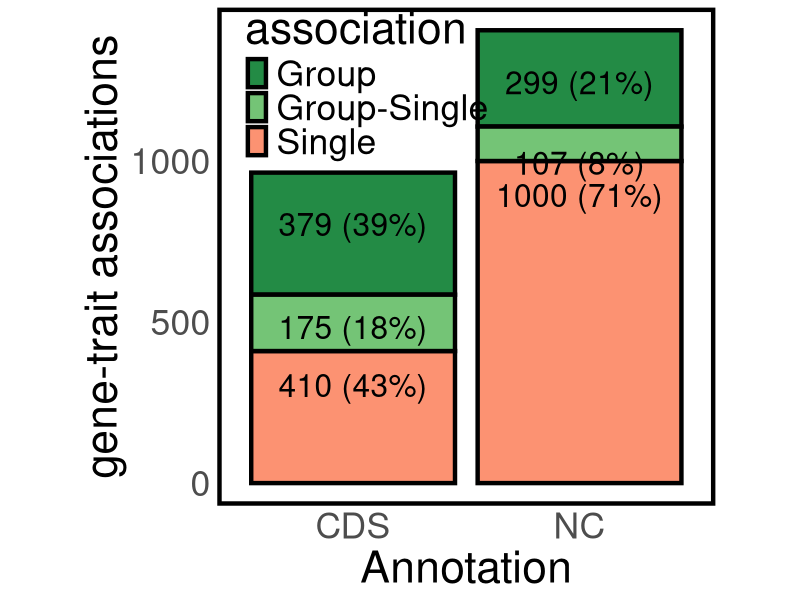
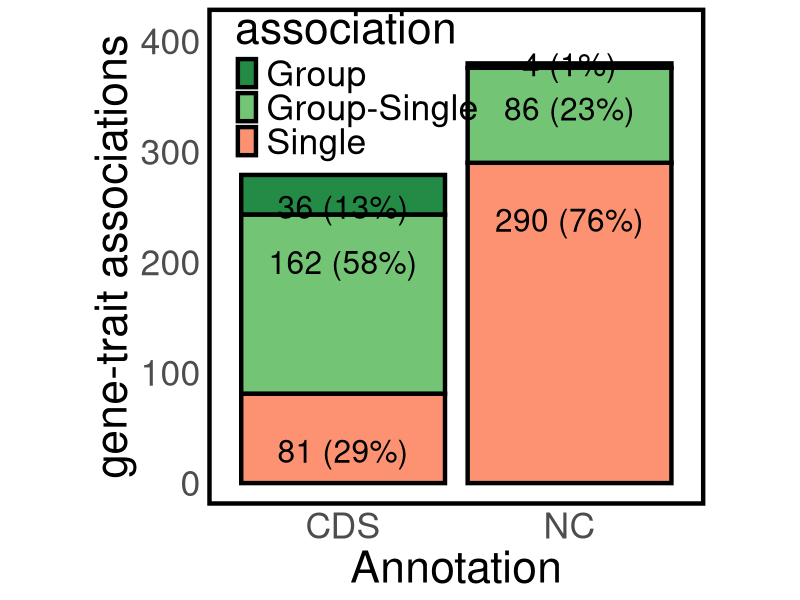

These figures' R source, in order:

library(data.table)
library(ggplot2)

fdr5Data = data.table(values = c(1000,406-107,107,410,554-175,175), annotation = c("NC","NC","NC","CDS","CDS","CDS"), association = c("Single","Group","Group-Single","Single","Group","Group-Single"))
p1e9Data = data.table(values = c(290,90-86,86,81,198-162,162), annotation = c("NC","NC","NC","CDS","CDS","CDS"), association = c("Single","Group","Group-Single","Single","Group","Group-Single"))

fdr5NCSum = sum(fdr5Data[1:3,]$values)
fdr5CDSSum = sum(fdr5Data[4:6,]$values)
p1e9NCSum = sum(p1e9Data[1:3,]$values)
p1e9CDSSum = sum(p1e9Data[4:6,]$values)

fdr5Data
p1e9Data

png("fig4a_single_fdr5.png",800,700)
ggplot(data = fdr5Data, aes(x = annotation, y = values, fill = association)) + 
  geom_bar(stat = "identity", color = "black", size = 1.5) +
  annotate(geom = "text", x = "CDS", y = fdr5Data[annotation == "CDS"][association == "Single"]$values, label = paste0(fdr5Data[annotation == "CDS"][association == "Single"]$values," (", round(100 * fdr5Data[annotation == "CDS"][association == "Single"]$values/fdr5CDSSum),"%)"), vjust = 2, size = 8) +
  annotate(geom = "text", x = "CDS", y = fdr5Data[annotation == "CDS"][association == "Single"]$values + 180, label = paste0(fdr5Data[annotation == "CDS"][association == "Group-Single"]$values," (", round(100 * fdr5Data[annotation == "CDS"][association == "Group-Single"]$values/fdr5CDSSum),"%)"), vjust = 2, size = 8) +
  annotate(geom = "text", x = "CDS", y = fdr5Data[annotation == "CDS"][association == "Single"]$values + 500, label = paste0(fdr5Data[annotation == "CDS"][association == "Group"]$values," (", round(100 * fdr5Data[annotation == "CDS"][association == "Group"]$values/fdr5CDSSum),"%)"), vjust = 2, size = 8) +
  annotate(geom = "text", x = "NC", y = fdr5Data[annotation == "NC"][association == "Single"]$values, label = paste0(fdr5Data[annotation == "NC"][association == "Single"]$values," (", round(100 * fdr5Data[annotation == "NC"][association == "Single"]$values/fdr5NCSum),"%)"), vjust = 2, size = 8) +
  annotate(geom = "text", x = "NC", y = fdr5Data[annotation == "NC"][association == "Single"]$values + 100, label = paste0(fdr5Data[annotation == "NC"][association == "Group-Single"]$values," (", round(100 * fdr5Data[annotation == "NC"][association == "Group-Single"]$values/fdr5NCSum),"%)"), vjust = 2, size = 8) +
  annotate(geom = "text", x = "NC", y = fdr5Data[annotation == "NC"][association == "Single"]$values + 350, label = paste0(fdr5Data[annotation == "NC"][association == "Group"]$values," (", round(100 * fdr5Data[annotation == "NC"][association == "Group"]$values/fdr5NCSum),"%)"), vjust = 2, size = 8) +
  # geom_text(aes(label = values)) +
  scale_fill_manual(values = c("#238b45","#74c476","#fc9272")) +
  ylab("gene-trait associations") +
  xlab("Annotation") +
  theme_minimal() + 
  theme(text = element_text(size=32), legend.position = c(0.3,0.85),
        panel.grid.major = element_blank(), panel.grid.minor = element_blank(),
        panel.border = element_rect(colour = "black", fill=NA, size=3), aspect.ratio = 1)  

dev.off()


png("fig4a_single_p1e9.png",800,700)
ggplot(data = p1e9Data, aes(x = annotation, y = values, fill = association)) + 
  geom_bar(stat = "identity", color = "black", size = 1.5) +
  annotate(geom = "text", x = "CDS", y = p1e9Data[annotation == "CDS"][association == "Single"]$values, label = paste0(p1e9Data[annotation == "CDS"][association == "Single"]$values," (", round(100 * p1e9Data[annotation == "CDS"][association == "Single"]$values/p1e9CDSSum),"%)"), vjust = 3, size = 8) +
  annotate(geom = "text", x = "CDS", y = p1e9Data[annotation == "CDS"][association == "Single"]$values + 150, label = paste0(p1e9Data[annotation == "CDS"][association == "Group-Single"]$values," (", round(100 * p1e9Data[annotation == "CDS"][association == "Group-Single"]$values/p1e9CDSSum),"%)"), vjust = 2, size = 8) +
  annotate(geom = "text", x = "CDS", y = p1e9Data[annotation == "CDS"][association == "Single"]$values + 200, label = paste0(p1e9Data[annotation == "CDS"][association == "Group"]$values," (", round(100 * p1e9Data[annotation == "CDS"][association == "Group"]$values/p1e9CDSSum),"%)"), vjust = 2, size = 8) +
  annotate(geom = "text", x = "NC", y = p1e9Data[annotation == "NC"][association == "Single"]$values, label = paste0(p1e9Data[annotation == "NC"][association == "Single"]$values," (", round(100 * p1e9Data[annotation == "NC"][association == "Single"]$values/p1e9NCSum),"%)"), vjust = 3, size = 8) +
  annotate(geom = "text", x = "NC", y = p1e9Data[annotation == "NC"][association == "Single"]$values + 80, label = paste0(p1e9Data[annotation == "NC"][association == "Group-Single"]$values," (", round(100 * p1e9Data[annotation == "NC"][association == "Group-Single"]$values/p1e9NCSum),"%)"), vjust = 2, size = 8) +
  annotate(geom = "text", x = "NC", y = p1e9Data[annotation == "NC"][association == "Single"]$values + 120, label = paste0(p1e9Data[annotation == "NC"][association == "Group"]$values," (", round(100 * p1e9Data[annotation == "NC"][association == "Group"]$values/p1e9NCSum),"%)"), vjust = 2, size = 8) +
  # geom_text(aes(label = values)) +
  scale_fill_manual(values = c("#238b45","#74c476","#fc9272")) +
  ylab("gene-trait associations") +
  xlab("Annotation") +
  theme_minimal() + 
  theme(text = element_text(size=32), legend.position = c(0.3,0.85),
        panel.grid.major = element_blank(), panel.grid.minor = element_blank(),
        panel.border = element_rect(colour = "black", fill=NA, size=3), aspect.ratio = 1)  

dev.off()
